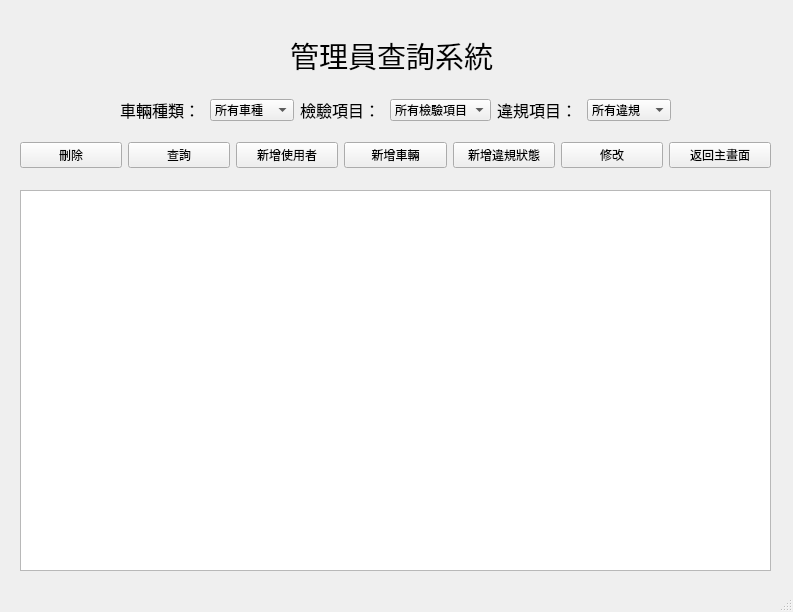
<?xml version="1.0" encoding="UTF-8"?>
<ui version="4.0">
 <class>MainWindow</class>
 <widget class="QMainWindow" name="MainWindow">
  <property name="geometry">
   <rect>
    <x>0</x>
    <y>0</y>
    <width>793</width>
    <height>612</height>
   </rect>
  </property>
  <property name="windowTitle">
   <string>MainWindow</string>
  </property>
  <widget class="QWidget" name="centralwidget">
   <widget class="QWidget" name="layoutWidget">
    <property name="geometry">
     <rect>
      <x>20</x>
      <y>130</y>
      <width>751</width>
      <height>51</height>
     </rect>
    </property>
    <layout class="QHBoxLayout" name="horizontalLayout">
     <item>
      <widget class="QPushButton" name="pushButton_6">
       <property name="text">
        <string>刪除</string>
       </property>
      </widget>
     </item>
     <item>
      <widget class="QPushButton" name="pushButton_3">
       <property name="text">
        <string>查詢</string>
       </property>
      </widget>
     </item>
     <item>
      <widget class="QPushButton" name="pushButton_4">
       <property name="text">
        <string>新增使用者</string>
       </property>
      </widget>
     </item>
     <item>
      <widget class="QPushButton" name="pushButton_7">
       <property name="text">
        <string>新增車輛</string>
       </property>
      </widget>
     </item>
     <item>
      <widget class="QPushButton" name="pushButton_8">
       <property name="text">
        <string>新增違規狀態</string>
       </property>
      </widget>
     </item>
     <item>
      <widget class="QPushButton" name="pushButton_2">
       <property name="text">
        <string>修改</string>
       </property>
      </widget>
     </item>
     <item>
      <widget class="QPushButton" name="pushButton_5">
       <property name="text">
        <string>返回主畫面</string>
       </property>
      </widget>
     </item>
    </layout>
   </widget>
   <widget class="QWidget" name="gridLayoutWidget">
    <property name="geometry">
     <rect>
      <x>120</x>
      <y>90</y>
      <width>551</width>
      <height>41</height>
     </rect>
    </property>
    <layout class="QGridLayout" name="gridLayout">
     <item row="0" column="1">
      <widget class="QComboBox" name="comboBox">
       <item>
        <property name="text">
         <string>所有車種</string>
        </property>
       </item>
       <item>
        <property name="text">
         <string>SUV</string>
        </property>
       </item>
       <item>
        <property name="text">
         <string>Coupe</string>
        </property>
       </item>
       <item>
        <property name="text">
         <string>Truck</string>
        </property>
       </item>
       <item>
        <property name="text">
         <string>Sedan</string>
        </property>
       </item>
       <item>
        <property name="text">
         <string>Van</string>
        </property>
       </item>
      </widget>
     </item>
     <item row="0" column="3">
      <widget class="QComboBox" name="comboBox_3">
       <item>
        <property name="text">
         <string>所有檢驗項目</string>
        </property>
       </item>
       <item>
        <property name="text">
         <string>101</string>
        </property>
       </item>
       <item>
        <property name="text">
         <string>102</string>
        </property>
       </item>
       <item>
        <property name="text">
         <string>103</string>
        </property>
       </item>
       <item>
        <property name="text">
         <string>104</string>
        </property>
       </item>
       <item>
        <property name="text">
         <string>105</string>
        </property>
       </item>
      </widget>
     </item>
     <item row="0" column="4">
      <widget class="QLabel" name="label_2">
       <property name="font">
        <font>
         <pointsize>12</pointsize>
        </font>
       </property>
       <property name="text">
        <string>違規項目：</string>
       </property>
      </widget>
     </item>
     <item row="0" column="2">
      <widget class="QLabel" name="label_3">
       <property name="font">
        <font>
         <pointsize>12</pointsize>
        </font>
       </property>
       <property name="text">
        <string>檢驗項目：</string>
       </property>
      </widget>
     </item>
     <item row="0" column="5">
      <widget class="QComboBox" name="comboBox_2">
       <item>
        <property name="text">
         <string>所有違規</string>
        </property>
       </item>
       <item>
        <property name="text">
         <string>1001</string>
        </property>
       </item>
       <item>
        <property name="text">
         <string>1002</string>
        </property>
       </item>
       <item>
        <property name="text">
         <string>1003</string>
        </property>
       </item>
       <item>
        <property name="text">
         <string>1004</string>
        </property>
       </item>
       <item>
        <property name="text">
         <string>1005</string>
        </property>
       </item>
      </widget>
     </item>
     <item row="0" column="0">
      <widget class="QLabel" name="label">
       <property name="font">
        <font>
         <pointsize>12</pointsize>
        </font>
       </property>
       <property name="text">
        <string>車輛種類：</string>
       </property>
      </widget>
     </item>
    </layout>
   </widget>
   <widget class="QLabel" name="label_4">
    <property name="geometry">
     <rect>
      <x>290</x>
      <y>30</y>
      <width>221</width>
      <height>51</height>
     </rect>
    </property>
    <property name="font">
     <font>
      <pointsize>22</pointsize>
     </font>
    </property>
    <property name="text">
     <string>管理員查詢系統</string>
    </property>
   </widget>
   <widget class="QTableView" name="tableView">
    <property name="geometry">
     <rect>
      <x>20</x>
      <y>190</y>
      <width>751</width>
      <height>381</height>
     </rect>
    </property>
   </widget>
  </widget>
  <widget class="QMenuBar" name="menubar">
   <property name="geometry">
    <rect>
     <x>0</x>
     <y>0</y>
     <width>793</width>
     <height>21</height>
    </rect>
   </property>
  </widget>
  <widget class="QStatusBar" name="statusbar"/>
 </widget>
 <resources/>
 <connections/>
</ui>
